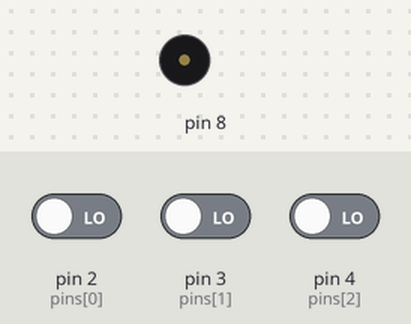
Bench run of a sketch on a simulated Arduino Uno, built with avr-gcc and run on an emulated ATmega328P. Shown: buzzer (waves = sounding). Inputs (shaded band) come from the test bench; at power-on: pin 2 (pins[0]) LOW, pin 3 (pins[1]) LOW, pin 4 (pins[2]) LOW.

Above: at 1.2 s.
1.3 s: pin 2 (pins[0]) driven HIGH
At 2.2 s:
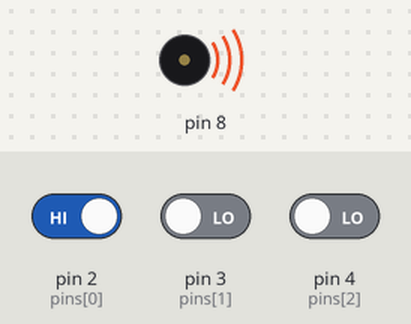
Timing chart, 0 to 4.3 s (numbered marks = the images above; inputs shaded):
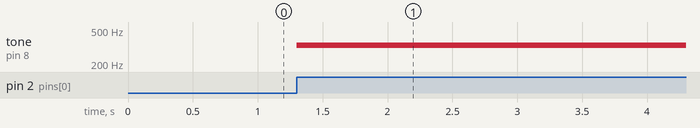

Measured:
- after the input at 1.3 s, tone on pin 8: silent → 330 Hz at once

The sketch:

piano.ino
```cpp
#define NOTE_C4 262
#define NOTE_D4 294
#define NOTE_E4 330

int pins[]={2,3,4};
int notes[]={NOTE_E4,NOTE_D4,NOTE_C4};

void setup() {
  for(int i=0;i<3;i++){
    pinMode(pins[i],INPUT);
  }
}

void loop() {
  for(int i=0;i<3;i++){
    if(digitalRead(pins[i])==HIGH){
      tone(8,notes[i],20);
    }
  }

}
```
